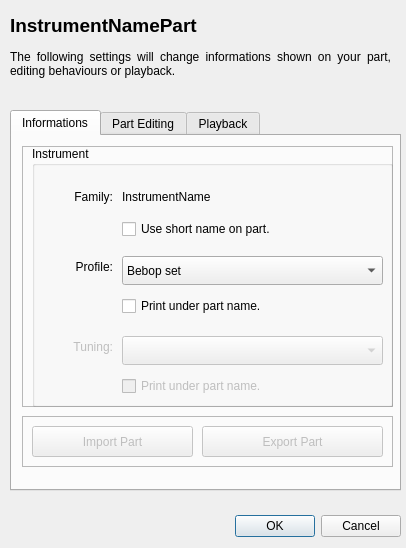
<?xml version="1.0" encoding="UTF-8"?>
<ui version="4.0">
 <class>Dialog</class>
 <widget class="QDialog" name="Dialog">
  <property name="geometry">
   <rect>
    <x>0</x>
    <y>0</y>
    <width>406</width>
    <height>548</height>
   </rect>
  </property>
  <property name="windowTitle">
   <string>Dialog</string>
  </property>
  <property name="locale">
   <locale language="C" country="AnyCountry"/>
  </property>
  <widget class="QWidget" name="layoutWidget">
   <property name="geometry">
    <rect>
     <x>10</x>
     <y>510</y>
     <width>391</width>
     <height>33</height>
    </rect>
   </property>
   <layout class="QHBoxLayout">
    <property name="spacing">
     <number>6</number>
    </property>
    <property name="leftMargin">
     <number>0</number>
    </property>
    <property name="topMargin">
     <number>0</number>
    </property>
    <property name="rightMargin">
     <number>0</number>
    </property>
    <property name="bottomMargin">
     <number>0</number>
    </property>
    <item>
     <spacer>
      <property name="orientation">
       <enum>Qt::Horizontal</enum>
      </property>
      <property name="sizeHint" stdset="0">
       <size>
        <width>131</width>
        <height>31</height>
       </size>
      </property>
     </spacer>
    </item>
    <item>
     <widget class="QPushButton" name="okButton">
      <property name="sizePolicy">
       <sizepolicy hsizetype="Preferred" vsizetype="Fixed">
        <horstretch>0</horstretch>
        <verstretch>0</verstretch>
       </sizepolicy>
      </property>
      <property name="text">
       <string>OK</string>
      </property>
     </widget>
    </item>
    <item>
     <widget class="QPushButton" name="cancelButton">
      <property name="text">
       <string>Cancel</string>
      </property>
     </widget>
    </item>
   </layout>
  </widget>
  <widget class="QLabel" name="label">
   <property name="geometry">
    <rect>
     <x>10</x>
     <y>10</y>
     <width>391</width>
     <height>31</height>
    </rect>
   </property>
   <property name="font">
    <font>
     <pointsize>14</pointsize>
     <weight>75</weight>
     <bold>true</bold>
    </font>
   </property>
   <property name="text">
    <string>InstrumentNamePart</string>
   </property>
  </widget>
  <widget class="QTabWidget" name="tabPart">
   <property name="geometry">
    <rect>
     <x>10</x>
     <y>110</y>
     <width>391</width>
     <height>381</height>
    </rect>
   </property>
   <property name="currentIndex">
    <number>0</number>
   </property>
   <widget class="QWidget" name="tabProperties">
    <attribute name="title">
     <string>Informations</string>
    </attribute>
    <widget class="QFrame" name="frame_7">
     <property name="geometry">
      <rect>
       <x>10</x>
       <y>10</y>
       <width>371</width>
       <height>261</height>
      </rect>
     </property>
     <property name="frameShape">
      <enum>QFrame::StyledPanel</enum>
     </property>
     <property name="frameShadow">
      <enum>QFrame::Raised</enum>
     </property>
     <widget class="QGroupBox" name="groupBox_9">
      <property name="geometry">
       <rect>
        <x>10</x>
        <y>0</y>
        <width>361</width>
        <height>261</height>
       </rect>
      </property>
      <property name="title">
       <string>Instrument</string>
      </property>
      <property name="flat">
       <bool>false</bool>
      </property>
      <widget class="QWidget" name="widget_8" native="true">
       <property name="geometry">
        <rect>
         <x>0</x>
         <y>30</y>
         <width>361</width>
         <height>71</height>
        </rect>
       </property>
       <widget class="QLabel" name="label_11">
        <property name="geometry">
         <rect>
          <x>0</x>
          <y>0</y>
          <width>81</width>
          <height>41</height>
         </rect>
        </property>
        <property name="text">
         <string>Family:</string>
        </property>
        <property name="alignment">
         <set>Qt::AlignRight|Qt::AlignTrailing|Qt::AlignVCenter</set>
        </property>
       </widget>
       <widget class="QLabel" name="label_12">
        <property name="geometry">
         <rect>
          <x>90</x>
          <y>0</y>
          <width>261</width>
          <height>41</height>
         </rect>
        </property>
        <property name="text">
         <string>InstrumentName</string>
        </property>
       </widget>
       <widget class="QCheckBox" name="checkBox">
        <property name="geometry">
         <rect>
          <x>90</x>
          <y>40</y>
          <width>261</width>
          <height>26</height>
         </rect>
        </property>
        <property name="text">
         <string>Use short name on part.</string>
        </property>
       </widget>
      </widget>
      <widget class="QWidget" name="widget_7" native="true">
       <property name="geometry">
        <rect>
         <x>0</x>
         <y>100</y>
         <width>361</width>
         <height>81</height>
        </rect>
       </property>
       <widget class="QComboBox" name="comboBox_8">
        <property name="geometry">
         <rect>
          <x>90</x>
          <y>10</y>
          <width>261</width>
          <height>29</height>
         </rect>
        </property>
        <item>
         <property name="text">
          <string>Bebop set</string>
         </property>
        </item>
        <item>
         <property name="text">
          <string>Fusion set</string>
         </property>
        </item>
        <item>
         <property name="text">
          <string>Standard set (default)</string>
         </property>
        </item>
        <item>
         <property name="text">
          <string>Rock set</string>
         </property>
        </item>
        <item>
         <property name="text">
          <string>Metal set</string>
         </property>
        </item>
       </widget>
       <widget class="QLabel" name="label_10">
        <property name="geometry">
         <rect>
          <x>0</x>
          <y>0</y>
          <width>81</width>
          <height>41</height>
         </rect>
        </property>
        <property name="text">
         <string>Profile:</string>
        </property>
        <property name="alignment">
         <set>Qt::AlignRight|Qt::AlignTrailing|Qt::AlignVCenter</set>
        </property>
       </widget>
       <widget class="QCheckBox" name="checkBox_3">
        <property name="geometry">
         <rect>
          <x>90</x>
          <y>47</y>
          <width>261</width>
          <height>26</height>
         </rect>
        </property>
        <property name="text">
         <string>Print under part name.</string>
        </property>
       </widget>
       <zorder>comboBox_8</zorder>
       <zorder>label_10</zorder>
       <zorder>widget_8</zorder>
       <zorder>checkBox_3</zorder>
      </widget>
      <widget class="QWidget" name="widget_9" native="true">
       <property name="enabled">
        <bool>false</bool>
       </property>
       <property name="geometry">
        <rect>
         <x>0</x>
         <y>180</y>
         <width>361</width>
         <height>81</height>
        </rect>
       </property>
       <widget class="QComboBox" name="comboBox_9">
        <property name="geometry">
         <rect>
          <x>90</x>
          <y>10</y>
          <width>261</width>
          <height>29</height>
         </rect>
        </property>
       </widget>
       <widget class="QLabel" name="label_13">
        <property name="geometry">
         <rect>
          <x>0</x>
          <y>0</y>
          <width>81</width>
          <height>41</height>
         </rect>
        </property>
        <property name="text">
         <string>Tuning:</string>
        </property>
        <property name="alignment">
         <set>Qt::AlignRight|Qt::AlignTrailing|Qt::AlignVCenter</set>
        </property>
       </widget>
       <widget class="QCheckBox" name="checkBox_7">
        <property name="geometry">
         <rect>
          <x>90</x>
          <y>47</y>
          <width>261</width>
          <height>26</height>
         </rect>
        </property>
        <property name="text">
         <string>Print under part name.</string>
        </property>
       </widget>
      </widget>
      <zorder>widget_8</zorder>
      <zorder>widget_7</zorder>
      <zorder>widget_7</zorder>
      <zorder>widget_9</zorder>
     </widget>
    </widget>
    <widget class="QFrame" name="frame">
     <property name="geometry">
      <rect>
       <x>10</x>
       <y>280</y>
       <width>371</width>
       <height>51</height>
      </rect>
     </property>
     <property name="frameShape">
      <enum>QFrame::StyledPanel</enum>
     </property>
     <property name="frameShadow">
      <enum>QFrame::Raised</enum>
     </property>
     <widget class="QPushButton" name="pushButton">
      <property name="enabled">
       <bool>false</bool>
      </property>
      <property name="geometry">
       <rect>
        <x>10</x>
        <y>10</y>
        <width>161</width>
        <height>31</height>
       </rect>
      </property>
      <property name="text">
       <string>Import Part</string>
      </property>
     </widget>
     <widget class="QPushButton" name="pushButton_2">
      <property name="enabled">
       <bool>false</bool>
      </property>
      <property name="geometry">
       <rect>
        <x>180</x>
        <y>10</y>
        <width>181</width>
        <height>31</height>
       </rect>
      </property>
      <property name="text">
       <string>Export Part</string>
      </property>
     </widget>
    </widget>
    <zorder>frame_7</zorder>
    <zorder>groupBox_9</zorder>
    <zorder>frame</zorder>
   </widget>
   <widget class="QWidget" name="tabScore">
    <attribute name="title">
     <string>Part Editing</string>
    </attribute>
    <widget class="QFrame" name="frame_3">
     <property name="geometry">
      <rect>
       <x>10</x>
       <y>10</y>
       <width>371</width>
       <height>121</height>
      </rect>
     </property>
     <property name="frameShape">
      <enum>QFrame::StyledPanel</enum>
     </property>
     <property name="frameShadow">
      <enum>QFrame::Raised</enum>
     </property>
     <widget class="QGroupBox" name="groupBox_3">
      <property name="geometry">
       <rect>
        <x>10</x>
        <y>0</y>
        <width>361</width>
        <height>121</height>
       </rect>
      </property>
      <property name="title">
       <string>Clef:</string>
      </property>
      <property name="alignment">
       <set>Qt::AlignLeading|Qt::AlignLeft|Qt::AlignTop</set>
      </property>
      <widget class="QLabel" name="label_23">
       <property name="geometry">
        <rect>
         <x>20</x>
         <y>30</y>
         <width>331</width>
         <height>81</height>
        </rect>
       </property>
       <property name="text">
        <string>The percussion clef is a convention that indicates that staves are assigned to a percussion instrument with no precise pitch.</string>
       </property>
       <property name="alignment">
        <set>Qt::AlignJustify|Qt::AlignTop</set>
       </property>
       <property name="wordWrap">
        <bool>true</bool>
       </property>
      </widget>
     </widget>
    </widget>
    <widget class="QFrame" name="frame_8">
     <property name="geometry">
      <rect>
       <x>10</x>
       <y>140</y>
       <width>371</width>
       <height>191</height>
      </rect>
     </property>
     <property name="frameShape">
      <enum>QFrame::StyledPanel</enum>
     </property>
     <property name="frameShadow">
      <enum>QFrame::Raised</enum>
     </property>
     <widget class="QGroupBox" name="groupBox_7">
      <property name="geometry">
       <rect>
        <x>10</x>
        <y>0</y>
        <width>361</width>
        <height>191</height>
       </rect>
      </property>
      <property name="title">
       <string>Staffs:</string>
      </property>
      <widget class="QWidget" name="widget_14" native="true">
       <property name="enabled">
        <bool>false</bool>
       </property>
       <property name="geometry">
        <rect>
         <x>0</x>
         <y>110</y>
         <width>361</width>
         <height>41</height>
        </rect>
       </property>
       <widget class="QLabel" name="label_18">
        <property name="geometry">
         <rect>
          <x>-10</x>
          <y>0</y>
          <width>91</width>
          <height>31</height>
         </rect>
        </property>
        <property name="text">
         <string>#3:</string>
        </property>
        <property name="alignment">
         <set>Qt::AlignRight|Qt::AlignTrailing|Qt::AlignVCenter</set>
        </property>
       </widget>
       <widget class="QComboBox" name="comboBox_6">
        <property name="geometry">
         <rect>
          <x>90</x>
          <y>0</y>
          <width>261</width>
          <height>29</height>
         </rect>
        </property>
        <item>
         <property name="text">
          <string/>
         </property>
        </item>
        <item>
         <property name="text">
          <string>Standard</string>
         </property>
        </item>
        <item>
         <property name="text">
          <string>Standard (linked)</string>
         </property>
        </item>
        <item>
         <property name="text">
          <string>Tablature</string>
         </property>
        </item>
       </widget>
      </widget>
      <widget class="QWidget" name="widget_15" native="true">
       <property name="enabled">
        <bool>true</bool>
       </property>
       <property name="geometry">
        <rect>
         <x>0</x>
         <y>70</y>
         <width>361</width>
         <height>41</height>
        </rect>
       </property>
       <widget class="QLabel" name="label_19">
        <property name="geometry">
         <rect>
          <x>-10</x>
          <y>0</y>
          <width>91</width>
          <height>31</height>
         </rect>
        </property>
        <property name="text">
         <string>#2:</string>
        </property>
        <property name="alignment">
         <set>Qt::AlignRight|Qt::AlignTrailing|Qt::AlignVCenter</set>
        </property>
       </widget>
       <widget class="QComboBox" name="comboBox_5">
        <property name="geometry">
         <rect>
          <x>90</x>
          <y>0</y>
          <width>261</width>
          <height>29</height>
         </rect>
        </property>
        <item>
         <property name="text">
          <string/>
         </property>
        </item>
        <item>
         <property name="text">
          <string>Standard (default)</string>
         </property>
        </item>
        <item>
         <property name="text">
          <string>Standard (linked)</string>
         </property>
        </item>
        <item>
         <property name="text">
          <string>Tablature</string>
         </property>
        </item>
       </widget>
      </widget>
      <widget class="QWidget" name="widget_16" native="true">
       <property name="enabled">
        <bool>false</bool>
       </property>
       <property name="geometry">
        <rect>
         <x>0</x>
         <y>150</y>
         <width>361</width>
         <height>41</height>
        </rect>
       </property>
       <widget class="QLabel" name="label_20">
        <property name="geometry">
         <rect>
          <x>-10</x>
          <y>0</y>
          <width>91</width>
          <height>31</height>
         </rect>
        </property>
        <property name="text">
         <string>#4:</string>
        </property>
        <property name="alignment">
         <set>Qt::AlignRight|Qt::AlignTrailing|Qt::AlignVCenter</set>
        </property>
       </widget>
       <widget class="QComboBox" name="comboBox_7">
        <property name="geometry">
         <rect>
          <x>90</x>
          <y>0</y>
          <width>261</width>
          <height>29</height>
         </rect>
        </property>
        <item>
         <property name="text">
          <string/>
         </property>
        </item>
        <item>
         <property name="text">
          <string>Standard</string>
         </property>
        </item>
        <item>
         <property name="text">
          <string>Standard (linked)</string>
         </property>
        </item>
        <item>
         <property name="text">
          <string>Tablature</string>
         </property>
        </item>
       </widget>
      </widget>
      <widget class="QWidget" name="widget_17" native="true">
       <property name="geometry">
        <rect>
         <x>0</x>
         <y>30</y>
         <width>361</width>
         <height>41</height>
        </rect>
       </property>
       <widget class="QLabel" name="label_21">
        <property name="geometry">
         <rect>
          <x>-10</x>
          <y>0</y>
          <width>91</width>
          <height>31</height>
         </rect>
        </property>
        <property name="text">
         <string>#1:</string>
        </property>
        <property name="alignment">
         <set>Qt::AlignRight|Qt::AlignTrailing|Qt::AlignVCenter</set>
        </property>
       </widget>
       <widget class="QComboBox" name="comboBox_4">
        <property name="geometry">
         <rect>
          <x>90</x>
          <y>0</y>
          <width>261</width>
          <height>29</height>
         </rect>
        </property>
        <item>
         <property name="text">
          <string>Standard</string>
         </property>
        </item>
        <item>
         <property name="text">
          <string>Tablature</string>
         </property>
        </item>
       </widget>
      </widget>
     </widget>
    </widget>
    <zorder>frame_3</zorder>
    <zorder>groupBox_6</zorder>
    <zorder>frame_8</zorder>
   </widget>
   <widget class="QWidget" name="tabPlayback">
    <attribute name="title">
     <string>Playback</string>
    </attribute>
    <widget class="QFrame" name="frame_5">
     <property name="geometry">
      <rect>
       <x>10</x>
       <y>10</y>
       <width>371</width>
       <height>121</height>
      </rect>
     </property>
     <property name="frameShape">
      <enum>QFrame::StyledPanel</enum>
     </property>
     <property name="frameShadow">
      <enum>QFrame::Raised</enum>
     </property>
     <widget class="QGroupBox" name="groupBox_8">
      <property name="geometry">
       <rect>
        <x>10</x>
        <y>0</y>
        <width>361</width>
        <height>121</height>
       </rect>
      </property>
      <property name="title">
       <string>Part:</string>
      </property>
      <property name="flat">
       <bool>false</bool>
      </property>
      <widget class="QWidget" name="widget_6" native="true">
       <property name="geometry">
        <rect>
         <x>0</x>
         <y>30</y>
         <width>361</width>
         <height>51</height>
        </rect>
       </property>
       <widget class="QComboBox" name="comboBox_3">
        <property name="geometry">
         <rect>
          <x>90</x>
          <y>10</y>
          <width>261</width>
          <height>29</height>
         </rect>
        </property>
        <item>
         <property name="text">
          <string>Standard</string>
         </property>
        </item>
        <item>
         <property name="text">
          <string>Jazz</string>
         </property>
        </item>
        <item>
         <property name="text">
          <string>Rock</string>
         </property>
        </item>
       </widget>
       <widget class="QLabel" name="label_8">
        <property name="geometry">
         <rect>
          <x>0</x>
          <y>0</y>
          <width>81</width>
          <height>41</height>
         </rect>
        </property>
        <property name="text">
         <string>Sound:</string>
        </property>
        <property name="alignment">
         <set>Qt::AlignRight|Qt::AlignTrailing|Qt::AlignVCenter</set>
        </property>
       </widget>
      </widget>
      <widget class="QWidget" name="widget_5" native="true">
       <property name="geometry">
        <rect>
         <x>0</x>
         <y>80</y>
         <width>361</width>
         <height>41</height>
        </rect>
       </property>
       <widget class="QSlider" name="horizontalSlider_5">
        <property name="geometry">
         <rect>
          <x>89</x>
          <y>10</y>
          <width>261</width>
          <height>20</height>
         </rect>
        </property>
        <property name="value">
         <number>99</number>
        </property>
        <property name="sliderPosition">
         <number>99</number>
        </property>
        <property name="orientation">
         <enum>Qt::Horizontal</enum>
        </property>
        <property name="tickPosition">
         <enum>QSlider::TicksBothSides</enum>
        </property>
       </widget>
       <widget class="QLabel" name="label_7">
        <property name="geometry">
         <rect>
          <x>0</x>
          <y>0</y>
          <width>81</width>
          <height>31</height>
         </rect>
        </property>
        <property name="text">
         <string>Volume:</string>
        </property>
        <property name="alignment">
         <set>Qt::AlignRight|Qt::AlignTrailing|Qt::AlignVCenter</set>
        </property>
       </widget>
      </widget>
     </widget>
    </widget>
    <widget class="QFrame" name="frame_6">
     <property name="geometry">
      <rect>
       <x>10</x>
       <y>140</y>
       <width>371</width>
       <height>191</height>
      </rect>
     </property>
     <property name="frameShape">
      <enum>QFrame::StyledPanel</enum>
     </property>
     <property name="frameShadow">
      <enum>QFrame::Raised</enum>
     </property>
     <widget class="QGroupBox" name="groupBox_5">
      <property name="geometry">
       <rect>
        <x>10</x>
        <y>0</y>
        <width>361</width>
        <height>191</height>
       </rect>
      </property>
      <property name="title">
       <string>Staffs:</string>
      </property>
      <widget class="QWidget" name="widget_3" native="true">
       <property name="enabled">
        <bool>false</bool>
       </property>
       <property name="geometry">
        <rect>
         <x>0</x>
         <y>110</y>
         <width>361</width>
         <height>41</height>
        </rect>
       </property>
       <widget class="QSlider" name="horizontalSlider_3">
        <property name="geometry">
         <rect>
          <x>89</x>
          <y>10</y>
          <width>261</width>
          <height>20</height>
         </rect>
        </property>
        <property name="value">
         <number>99</number>
        </property>
        <property name="orientation">
         <enum>Qt::Horizontal</enum>
        </property>
        <property name="tickPosition">
         <enum>QSlider::TicksBothSides</enum>
        </property>
       </widget>
       <widget class="QLabel" name="label_5">
        <property name="geometry">
         <rect>
          <x>-10</x>
          <y>0</y>
          <width>91</width>
          <height>31</height>
         </rect>
        </property>
        <property name="text">
         <string>#3:</string>
        </property>
        <property name="alignment">
         <set>Qt::AlignRight|Qt::AlignTrailing|Qt::AlignVCenter</set>
        </property>
       </widget>
      </widget>
      <widget class="QWidget" name="widget_2" native="true">
       <property name="enabled">
        <bool>false</bool>
       </property>
       <property name="geometry">
        <rect>
         <x>0</x>
         <y>70</y>
         <width>361</width>
         <height>41</height>
        </rect>
       </property>
       <widget class="QSlider" name="horizontalSlider_2">
        <property name="geometry">
         <rect>
          <x>89</x>
          <y>10</y>
          <width>261</width>
          <height>20</height>
         </rect>
        </property>
        <property name="value">
         <number>99</number>
        </property>
        <property name="orientation">
         <enum>Qt::Horizontal</enum>
        </property>
        <property name="tickPosition">
         <enum>QSlider::TicksBothSides</enum>
        </property>
       </widget>
       <widget class="QLabel" name="label_4">
        <property name="geometry">
         <rect>
          <x>-10</x>
          <y>0</y>
          <width>91</width>
          <height>31</height>
         </rect>
        </property>
        <property name="text">
         <string>#2:</string>
        </property>
        <property name="alignment">
         <set>Qt::AlignRight|Qt::AlignTrailing|Qt::AlignVCenter</set>
        </property>
       </widget>
      </widget>
      <widget class="QWidget" name="widget_4" native="true">
       <property name="enabled">
        <bool>false</bool>
       </property>
       <property name="geometry">
        <rect>
         <x>0</x>
         <y>150</y>
         <width>361</width>
         <height>41</height>
        </rect>
       </property>
       <widget class="QSlider" name="horizontalSlider_4">
        <property name="geometry">
         <rect>
          <x>89</x>
          <y>10</y>
          <width>261</width>
          <height>20</height>
         </rect>
        </property>
        <property name="value">
         <number>99</number>
        </property>
        <property name="orientation">
         <enum>Qt::Horizontal</enum>
        </property>
        <property name="tickPosition">
         <enum>QSlider::TicksBothSides</enum>
        </property>
       </widget>
       <widget class="QLabel" name="label_6">
        <property name="geometry">
         <rect>
          <x>-10</x>
          <y>0</y>
          <width>91</width>
          <height>31</height>
         </rect>
        </property>
        <property name="text">
         <string>#4:</string>
        </property>
        <property name="alignment">
         <set>Qt::AlignRight|Qt::AlignTrailing|Qt::AlignVCenter</set>
        </property>
       </widget>
      </widget>
      <widget class="QWidget" name="widget" native="true">
       <property name="geometry">
        <rect>
         <x>0</x>
         <y>30</y>
         <width>361</width>
         <height>41</height>
        </rect>
       </property>
       <widget class="QSlider" name="horizontalSlider">
        <property name="geometry">
         <rect>
          <x>89</x>
          <y>10</y>
          <width>261</width>
          <height>20</height>
         </rect>
        </property>
        <property name="value">
         <number>99</number>
        </property>
        <property name="orientation">
         <enum>Qt::Horizontal</enum>
        </property>
        <property name="tickPosition">
         <enum>QSlider::TicksBothSides</enum>
        </property>
       </widget>
       <widget class="QLabel" name="label_3">
        <property name="geometry">
         <rect>
          <x>-10</x>
          <y>0</y>
          <width>91</width>
          <height>31</height>
         </rect>
        </property>
        <property name="text">
         <string>#1:</string>
        </property>
        <property name="alignment">
         <set>Qt::AlignRight|Qt::AlignTrailing|Qt::AlignVCenter</set>
        </property>
       </widget>
      </widget>
     </widget>
    </widget>
   </widget>
  </widget>
  <widget class="QLabel" name="label_9">
   <property name="geometry">
    <rect>
     <x>10</x>
     <y>50</y>
     <width>381</width>
     <height>51</height>
    </rect>
   </property>
   <property name="text">
    <string>The following settings will change informations shown on your part, editing behaviours or playback.</string>
   </property>
   <property name="alignment">
    <set>Qt::AlignJustify|Qt::AlignTop</set>
   </property>
   <property name="wordWrap">
    <bool>true</bool>
   </property>
  </widget>
 </widget>
 <resources/>
 <connections/>
</ui>
